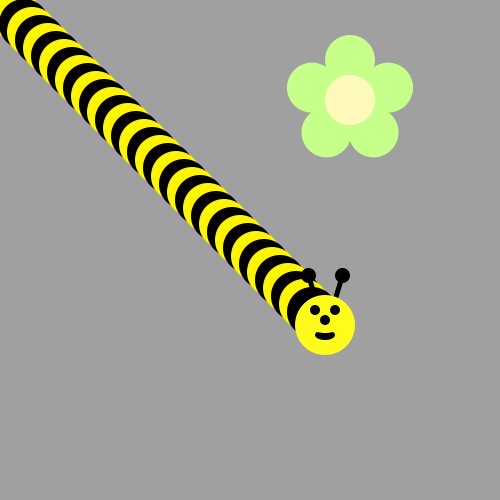
Frame 1 (no input)
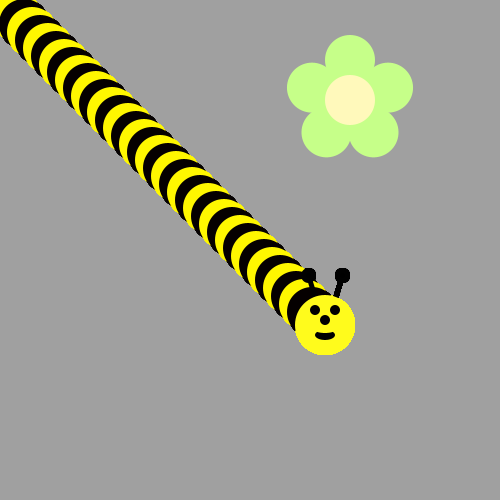
Frame 60 (the mouse pressed at the canvas centre just before this capture)
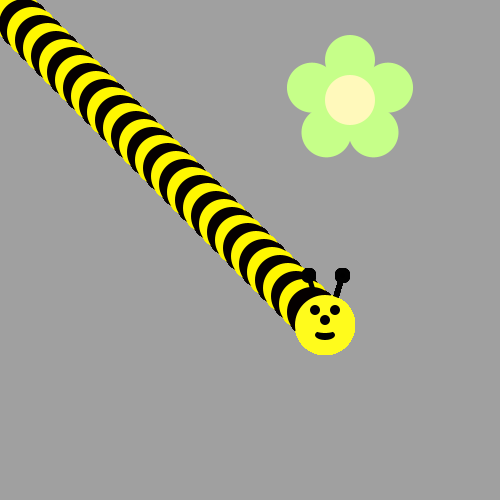
Frame 120 (the mouse held since frame 60 and released just before this capture)

The Processing sketch that drew these frames (run headless with seeded random() and noise(); from frame 60 on, the mouse is pressed at the canvas centre):

// Processing sketch: Bumblebee
// ── Bumblebee.pde
void draw() {
/*Use a loop to make a body for the Bee!
Then put his head on using drawBeeFace(x,y)
Use Modulo to make the colors alternate 
*/
noFill();
for (int i = 0; i < 40; i++){
  ellipse (i*8 , i*8, 50, 50);
  if (i % 2 == 0){
    fill (#050000);
  }
  else {
    fill (#FFF700);
  }
}
drawBeeFace(325, 325);
}

void drawFlower(int x, int y) {
     noStroke();
     translate(x, y);
     // draw 5 petals, rotating after each one
     fill(#c6ff89);      // green
      for (int i = 0; i < 5; i++) {
           ellipse(0, -40, 50, 50);
          rotate(radians(72));
     }
     fill(#fff9bb); // light yellow
     ellipse(0, 0, 50, 50);
} 
void drawBeeFace(int BeeFaceX, int BeeFaceY) {
     noStroke();
     fill(0, 0, 0);
     stroke(1);
     strokeWeight(5);
     line(BeeFaceX-10, BeeFaceY-27, BeeFaceX-17, BeeFaceY-50);
     line(BeeFaceX+10, BeeFaceY-27, BeeFaceX+17, BeeFaceY-50);
     ellipse(BeeFaceX-17, BeeFaceY-50, 10, 10);
     ellipse(BeeFaceX+17, BeeFaceY-50, 10, 10);
     noStroke();
     fill(255, 251, 28);
     ellipse(BeeFaceX, BeeFaceY, 60, 60); // face
     fill(255, 237, 209);
     fill(0,0,0);
      ellipse(BeeFaceX-10, BeeFaceY-15, 10, 10); // eyes
     ellipse(BeeFaceX+10, BeeFaceY-15, 10, 10);
      ellipse(BeeFaceX, BeeFaceY-5, 10, 10); // nose
      ellipse(BeeFaceX, BeeFaceY+10, 20, 10);// mouth
     fill(255, 251, 28);
     ellipse(BeeFaceX, BeeFaceY+5, 20, 6);
}

void setup() {
     ellipseMode(CENTER);
     size(500, 500);
     background(160, 160, 160);
      drawFlower(350, 100);
}
